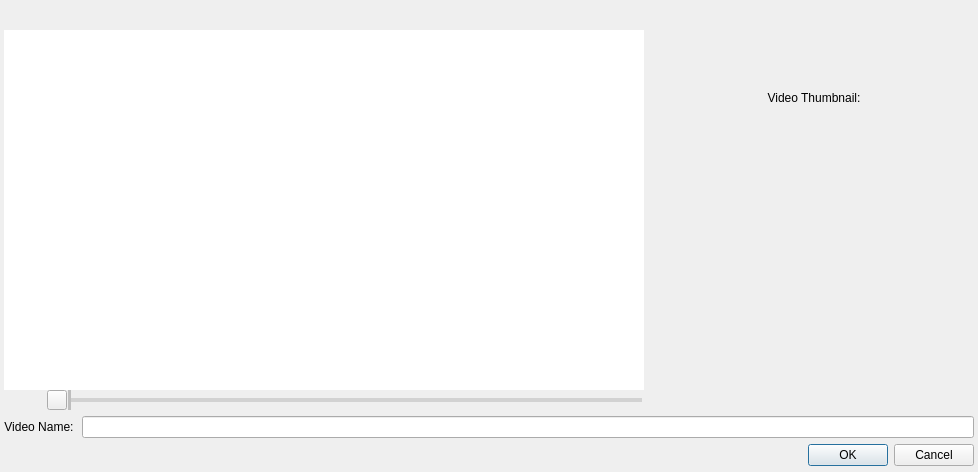
<?xml version="1.0" encoding="UTF-8"?>
<ui version="4.0">
 <class>EditVideoDialog</class>
 <widget class="QDialog" name="EditVideoDialog">
  <property name="geometry">
   <rect>
    <x>0</x>
    <y>0</y>
    <width>978</width>
    <height>472</height>
   </rect>
  </property>
  <property name="sizePolicy">
   <sizepolicy hsizetype="Fixed" vsizetype="Fixed">
    <horstretch>0</horstretch>
    <verstretch>0</verstretch>
   </sizepolicy>
  </property>
  <property name="minimumSize">
   <size>
    <width>97</width>
    <height>1</height>
   </size>
  </property>
  <property name="maximumSize">
   <size>
    <width>978</width>
    <height>498</height>
   </size>
  </property>
  <property name="windowTitle">
   <string>Edit video settings</string>
  </property>
  <property name="modal">
   <bool>true</bool>
  </property>
  <layout class="QVBoxLayout" name="verticalLayout">
   <property name="spacing">
    <number>4</number>
   </property>
   <property name="leftMargin">
    <number>4</number>
   </property>
   <property name="topMargin">
    <number>4</number>
   </property>
   <property name="rightMargin">
    <number>4</number>
   </property>
   <property name="bottomMargin">
    <number>4</number>
   </property>
   <item>
    <widget class="QLabel" name="VideoNameLabel">
     <property name="sizePolicy">
      <sizepolicy hsizetype="Preferred" vsizetype="Fixed">
       <horstretch>0</horstretch>
       <verstretch>0</verstretch>
      </sizepolicy>
     </property>
     <property name="minimumSize">
      <size>
       <width>0</width>
       <height>16</height>
      </size>
     </property>
     <property name="maximumSize">
      <size>
       <width>16777215</width>
       <height>18</height>
      </size>
     </property>
     <property name="font">
      <font>
       <bold>true</bold>
      </font>
     </property>
     <property name="text">
      <string/>
     </property>
     <property name="textFormat">
      <enum>Qt::PlainText</enum>
     </property>
     <property name="alignment">
      <set>Qt::AlignCenter</set>
     </property>
    </widget>
   </item>
   <item>
    <layout class="QHBoxLayout" name="horizontalLayout_2">
     <item>
      <layout class="QVBoxLayout" name="verticalLayout_2">
       <property name="spacing">
        <number>0</number>
       </property>
       <item>
        <widget class="QGraphicsView" name="GraphicsView">
         <property name="sizePolicy">
          <sizepolicy hsizetype="Fixed" vsizetype="Fixed">
           <horstretch>0</horstretch>
           <verstretch>0</verstretch>
          </sizepolicy>
         </property>
         <property name="minimumSize">
          <size>
           <width>640</width>
           <height>360</height>
          </size>
         </property>
         <property name="maximumSize">
          <size>
           <width>640</width>
           <height>360</height>
          </size>
         </property>
         <property name="frameShape">
          <enum>QFrame::NoFrame</enum>
         </property>
         <property name="sceneRect">
          <rectf>
           <x>0.000000000000000</x>
           <y>0.000000000000000</y>
           <width>640.000000000000000</width>
           <height>360.000000000000000</height>
          </rectf>
         </property>
        </widget>
       </item>
       <item>
        <layout class="QHBoxLayout" name="horizontalLayout">
         <property name="spacing">
          <number>1</number>
         </property>
         <property name="sizeConstraint">
          <enum>QLayout::SetMinimumSize</enum>
         </property>
         <property name="leftMargin">
          <number>1</number>
         </property>
         <property name="rightMargin">
          <number>1</number>
         </property>
         <item>
          <widget class="QPushButton" name="StopButton">
           <property name="enabled">
            <bool>false</bool>
           </property>
           <property name="sizePolicy">
            <sizepolicy hsizetype="Fixed" vsizetype="Fixed">
             <horstretch>0</horstretch>
             <verstretch>0</verstretch>
            </sizepolicy>
           </property>
           <property name="minimumSize">
            <size>
             <width>20</width>
             <height>20</height>
            </size>
           </property>
           <property name="maximumSize">
            <size>
             <width>20</width>
             <height>20</height>
            </size>
           </property>
           <property name="autoFillBackground">
            <bool>false</bool>
           </property>
           <property name="text">
            <string/>
           </property>
           <property name="icon">
            <iconset resource="icons.qrc">
             <normaloff>:/icons/icons/stop.svg</normaloff>:/icons/icons/stop.svg</iconset>
           </property>
           <property name="iconSize">
            <size>
             <width>12</width>
             <height>12</height>
            </size>
           </property>
           <property name="flat">
            <bool>true</bool>
           </property>
          </widget>
         </item>
         <item>
          <widget class="QPushButton" name="PlayButton">
           <property name="sizePolicy">
            <sizepolicy hsizetype="Fixed" vsizetype="Fixed">
             <horstretch>0</horstretch>
             <verstretch>0</verstretch>
            </sizepolicy>
           </property>
           <property name="minimumSize">
            <size>
             <width>20</width>
             <height>20</height>
            </size>
           </property>
           <property name="maximumSize">
            <size>
             <width>20</width>
             <height>20</height>
            </size>
           </property>
           <property name="text">
            <string/>
           </property>
           <property name="icon">
            <iconset resource="icons.qrc">
             <normaloff>:/icons/icons/play.svg</normaloff>:/icons/icons/play.svg</iconset>
           </property>
           <property name="iconSize">
            <size>
             <width>12</width>
             <height>12</height>
            </size>
           </property>
           <property name="flat">
            <bool>true</bool>
           </property>
          </widget>
         </item>
         <item>
          <widget class="QPushButton" name="GetThumbImageButton">
           <property name="sizePolicy">
            <sizepolicy hsizetype="Fixed" vsizetype="Fixed">
             <horstretch>0</horstretch>
             <verstretch>0</verstretch>
            </sizepolicy>
           </property>
           <property name="minimumSize">
            <size>
             <width>20</width>
             <height>20</height>
            </size>
           </property>
           <property name="maximumSize">
            <size>
             <width>20</width>
             <height>20</height>
            </size>
           </property>
           <property name="text">
            <string/>
           </property>
           <property name="icon">
            <iconset>
             <normalon>:/icons/icons/screenshot.svg</normalon>
            </iconset>
           </property>
          </widget>
         </item>
         <item>
          <widget class="QSlider" name="PlaybackProgressSlider">
           <property name="sizePolicy">
            <sizepolicy hsizetype="MinimumExpanding" vsizetype="Fixed">
             <horstretch>0</horstretch>
             <verstretch>0</verstretch>
            </sizepolicy>
           </property>
           <property name="minimumSize">
            <size>
             <width>0</width>
             <height>16</height>
            </size>
           </property>
           <property name="maximumSize">
            <size>
             <width>16777215</width>
             <height>20</height>
            </size>
           </property>
           <property name="styleSheet">
            <string notr="true">QSlider::groove:horizontal {
	background-color: rgb(210, 210, 210);
    border: 0px solid;
    height: 4px;
    margin: -1px;
    }
QSlider::handle:horizontal {
    background-color: rgb(190, 190, 190);
    border: 0px solid;
    height: 16px;
    width: 4px;
    margin: -15px 0px;
    }</string>
           </property>
           <property name="maximum">
            <number>10000</number>
           </property>
           <property name="pageStep">
            <number>10</number>
           </property>
           <property name="orientation">
            <enum>Qt::Horizontal</enum>
           </property>
           <property name="tickPosition">
            <enum>QSlider::NoTicks</enum>
           </property>
          </widget>
         </item>
         <item>
          <widget class="QLabel" name="TimeLabel">
           <property name="sizePolicy">
            <sizepolicy hsizetype="Minimum" vsizetype="Preferred">
             <horstretch>0</horstretch>
             <verstretch>0</verstretch>
            </sizepolicy>
           </property>
           <property name="minimumSize">
            <size>
             <width>0</width>
             <height>0</height>
            </size>
           </property>
           <property name="maximumSize">
            <size>
             <width>16777215</width>
             <height>16777215</height>
            </size>
           </property>
           <property name="font">
            <font>
             <pointsize>8</pointsize>
            </font>
           </property>
           <property name="text">
            <string/>
           </property>
           <property name="textFormat">
            <enum>Qt::PlainText</enum>
           </property>
           <property name="alignment">
            <set>Qt::AlignRight|Qt::AlignTrailing|Qt::AlignVCenter</set>
           </property>
          </widget>
         </item>
        </layout>
       </item>
      </layout>
     </item>
     <item>
      <layout class="QVBoxLayout" name="verticalLayout_3">
       <item>
        <widget class="QLabel" name="label">
         <property name="sizePolicy">
          <sizepolicy hsizetype="Preferred" vsizetype="Fixed">
           <horstretch>0</horstretch>
           <verstretch>0</verstretch>
          </sizepolicy>
         </property>
         <property name="minimumSize">
          <size>
           <width>0</width>
           <height>20</height>
          </size>
         </property>
         <property name="maximumSize">
          <size>
           <width>16777215</width>
           <height>20</height>
          </size>
         </property>
         <property name="text">
          <string>Video Thumbnail:</string>
         </property>
         <property name="alignment">
          <set>Qt::AlignCenter</set>
         </property>
        </widget>
       </item>
       <item>
        <widget class="QLabel" name="ThumbLabel">
         <property name="sizePolicy">
          <sizepolicy hsizetype="Fixed" vsizetype="Fixed">
           <horstretch>0</horstretch>
           <verstretch>0</verstretch>
          </sizepolicy>
         </property>
         <property name="minimumSize">
          <size>
           <width>320</width>
           <height>180</height>
          </size>
         </property>
         <property name="maximumSize">
          <size>
           <width>320</width>
           <height>180</height>
          </size>
         </property>
         <property name="text">
          <string/>
         </property>
         <property name="alignment">
          <set>Qt::AlignCenter</set>
         </property>
        </widget>
       </item>
      </layout>
     </item>
    </layout>
   </item>
   <item>
    <layout class="QHBoxLayout" name="horizontalLayout_3">
     <property name="spacing">
      <number>8</number>
     </property>
     <item>
      <widget class="QLabel" name="label_2">
       <property name="sizePolicy">
        <sizepolicy hsizetype="Preferred" vsizetype="Fixed">
         <horstretch>0</horstretch>
         <verstretch>0</verstretch>
        </sizepolicy>
       </property>
       <property name="minimumSize">
        <size>
         <width>0</width>
         <height>16</height>
        </size>
       </property>
       <property name="maximumSize">
        <size>
         <width>16777215</width>
         <height>20</height>
        </size>
       </property>
       <property name="text">
        <string>Video Name:</string>
       </property>
       <property name="textFormat">
        <enum>Qt::PlainText</enum>
       </property>
       <property name="alignment">
        <set>Qt::AlignCenter</set>
       </property>
      </widget>
     </item>
     <item>
      <widget class="QLineEdit" name="VideoDescriptionEdit"/>
     </item>
    </layout>
   </item>
   <item>
    <widget class="QDialogButtonBox" name="buttonBox">
     <property name="orientation">
      <enum>Qt::Horizontal</enum>
     </property>
     <property name="standardButtons">
      <set>QDialogButtonBox::Cancel|QDialogButtonBox::Ok</set>
     </property>
    </widget>
   </item>
  </layout>
 </widget>
 <resources>
  <include location="icons.qrc"/>
 </resources>
 <connections>
  <connection>
   <sender>buttonBox</sender>
   <signal>rejected()</signal>
   <receiver>EditVideoDialog</receiver>
   <slot>reject()</slot>
   <hints>
    <hint type="sourcelabel">
     <x>316</x>
     <y>260</y>
    </hint>
    <hint type="destinationlabel">
     <x>286</x>
     <y>274</y>
    </hint>
   </hints>
  </connection>
 </connections>
</ui>
